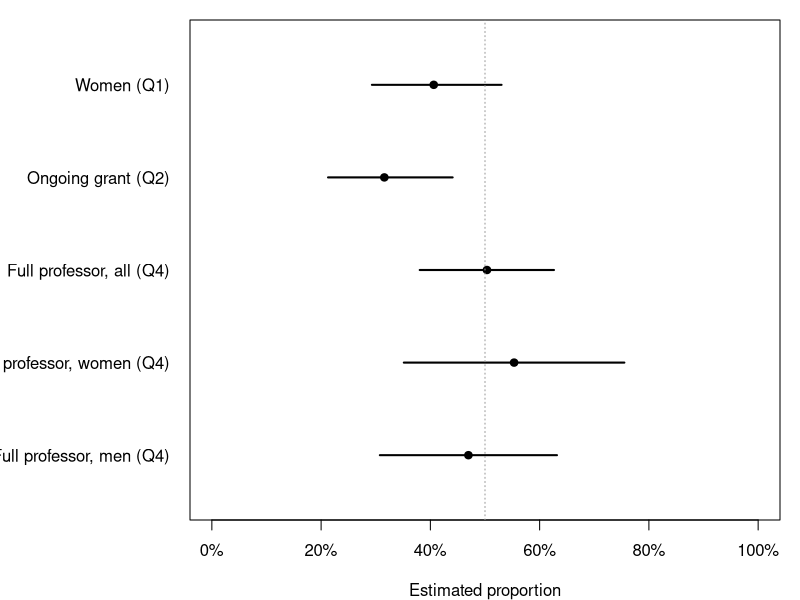

Generate this figure with R:
## ---- chunk 1
#| label: libraries
#| include: false
library(knitr)
library(survey)
## ---- chunk 2
library(survey)
knitr::opts_chunk$set(echo = FALSE, message = FALSE, warning = FALSE)

# Rebuild the strata exactly as in analysis.Rmd (pooled small units)
frame <- read.csv("faculty_counts.csv", stringsAsFactors = FALSE)
pool <- list(
  "Military & PE (pooled)" = c("Air Force ROTC", "Army ROTC", "Navy ROTC",
                               "Health, Wellness & Physical Education"),
  "Small languages (pooled)" = c("International Comparative Studies",
                                 "Slavic & Eurasian Studies", "Romance Studies",
                                 "German Studies"),
  "Dance & Theater (pooled)" = c("Dance", "Theater Studies"),
  "Education & Gender Studies (pooled)" = c("Education",
                                            "Gender, Sexuality & Feminist Studies"),
  "Classical & Religious Studies (pooled)" = c("Classical Studies",
                                               "Religious Studies"))
frame$stratum <- frame$department
for (s in names(pool)) frame$stratum[frame$department %in% pool[[s]]] <- s
N_h <- tapply(frame$total_faculty, frame$stratum, sum)

dat <- read.csv("data.csv", na.strings = c("NA", ""), stringsAsFactors = FALSE)
stopifnot(all(dat$stratum %in% names(N_h)))
n_h <- table(dat$stratum)
dat$N_h <- as.numeric(N_h[dat$stratum])
dat$weight <- dat$N_h / as.numeric(n_h[dat$stratum])
dat$years_since_phd <- ifelse(dat$has_phd %in% 1, 2026 - dat$phd_year, NA)
dat$sex <- factor(dat$female, levels = c(0, 1), labels = c("Men", "Women"))
dat$emeritus <- grepl("meritus", dat$rank_title) | grepl("^Emeritus", dat$notes)
dat$double_listed <- grepl("roster", dat$notes, ignore.case = TRUE) & !dat$emeritus
des <- svydesign(ids = ~1, strata = ~stratum, weights = ~weight,
                 fpc = ~N_h, data = dat)

# helpers for inline numbers
pct <- function(x, d = 1) sprintf("%.*f%%", d, 100 * as.numeric(x))
ci_pct <- function(ci) sprintf("%.1f%% to %.1f%%", 100 * ci[1], 100 * ci[2])

# estimates
d1 <- subset(des, !is.na(female))
q1 <- svyciprop(~female, d1);                        q1_ci <- confint(q1)
d2 <- subset(des, !is.na(ongoing_grant_2026))
q2 <- svyciprop(~ongoing_grant_2026, d2);            q2_ci <- confint(q2)
d3 <- subset(des, has_phd %in% 1 & !is.na(years_since_phd))
q3 <- svymean(~years_since_phd, d3);                 q3_ci <- confint(q3)
q3b <- svyciprop(~I(has_phd == 1), subset(des, !is.na(has_phd)))
q3b_ci <- confint(q3b)
d4 <- subset(des, !is.na(female) & !is.na(full_professor))
q4 <- svyciprop(~full_professor, d4);                q4_ci <- confint(q4)
q4_by <- svyby(~full_professor, ~sex, d4, svymean, vartype = c("se", "ci"),
               covmat = TRUE)
q4_diff <- svycontrast(q4_by, c(-1, 1))
q4_test <- svychisq(~full_professor + sex, d4)
q4_diff_ci <- as.numeric(q4_diff) + c(-1, 1) * 1.96 * as.numeric(SE(q4_diff))

# counts for the text
n_missing <- colSums(is.na(dat[, c("female", "ongoing_grant_2026", "has_phd",
                                   "phd_year", "full_professor")]))
n_phd <- sum(dat$has_phd %in% 1)
n_nophd <- sum(dat$has_phd %in% 0)
n_women <- sum(dat$female %in% 1)
n_men <- sum(dat$female %in% 0)
n_emer <- sum(dat$emeritus)
n_dbl <- sum(dat$double_listed)

# sensitivity: drop emeriti and double-listed faculty from the sample
des2 <- subset(des, !emeritus & !double_listed)
s1 <- svyciprop(~female, subset(des2, !is.na(female)))
s2 <- svyciprop(~ongoing_grant_2026, subset(des2, !is.na(ongoing_grant_2026)))
s3 <- svymean(~years_since_phd, subset(des2, has_phd %in% 1 & !is.na(years_since_phd)))
s4 <- svyciprop(~full_professor, des2)
## ---- chunk 3
res <- data.frame(
  Question = c("1. Women", "2. Ongoing grant in 2026",
               "3. Mean years since Ph.D. (Ph.D. holders)",
               "4a. Full professor, all faculty",
               "4b. Full professor, women",
               "4c. Full professor, men",
               "4d. Difference in full professors (women - men)"),
  Estimate = c(sprintf("%.1f%%", 100 * q1), sprintf("%.1f%%", 100 * q2),
               sprintf("%.1f years", coef(q3)), sprintf("%.1f%%", 100 * q4),
               sprintf("%.1f%%", 100 * q4_by$full_professor[2]),
               sprintf("%.1f%%", 100 * q4_by$full_professor[1]),
               sprintf("%.1f%%", 100 * as.numeric(q4_diff))),
  `95% CI` = c(ci_pct(q1_ci), ci_pct(q2_ci),
               sprintf("%.1f to %.1f years", q3_ci[1], q3_ci[2]),
               ci_pct(q4_ci),
               ci_pct(c(q4_by$ci_l[2], q4_by$ci_u[2])),
               ci_pct(c(q4_by$ci_l[1], q4_by$ci_u[1])),
               sprintf("%.1f%% to %.1f%%", 100 * q4_diff_ci[1], 100 * q4_diff_ci[2])),
  check.names = FALSE)
knitr::kable(res, align = "lrr", caption = "Design-based estimates with 95% confidence intervals (n = 100).")
## ---- chunk 4
est <- c(as.numeric(q1), as.numeric(q2), as.numeric(q4),
         q4_by$full_professor[2], q4_by$full_professor[1])
lo <- c(q1_ci[1], q2_ci[1], q4_ci[1], q4_by$ci_l[2], q4_by$ci_l[1])
hi <- c(q1_ci[2], q2_ci[2], q4_ci[2], q4_by$ci_u[2], q4_by$ci_u[1])
labs <- c("Women (Q1)", "Ongoing grant (Q2)", "Full professor, all (Q4)", "Full professor, women (Q4)", "Full professor, men (Q4)")
par(mar = c(4, 9.5, 1, 1))
y <- rev(seq_along(est))
plot(est, y, xlim = c(0, 1), ylim = c(0.5, length(est) + 0.5), pch = 19,
     yaxt = "n", xaxt = "n", xlab = "Estimated proportion", ylab = "")
segments(lo, y, hi, y, lwd = 2)
axis(1, at = seq(0, 1, 0.2), labels = paste0(seq(0, 100, 20), "%"))
axis(2, at = y, labels = labs, las = 1, tick = FALSE)
abline(v = 0.5, lty = 3, col = "grey60")
## ---- chunk 5
sens <- data.frame(
  Question = c("1. Women", "2. Ongoing grant", "3. Mean years since Ph.D.",
               "4a. Full professor, all"),
  `All 100` = c(sprintf("%.1f%%", 100 * q1), sprintf("%.1f%%", 100 * q2),
                sprintf("%.1f", coef(q3)), sprintf("%.1f%%", 100 * q4)),
  `Without emeriti and double-listed` = c(sprintf("%.1f%%", 100 * s1),
                                         sprintf("%.1f%%", 100 * s2),
                                         sprintf("%.1f", coef(s3)),
                                         sprintf("%.1f%%", 100 * s4)),
  check.names = FALSE)
knitr::kable(sens, align = "lrr", caption = sprintf("Sensitivity: excluding the %d emeriti and double-listed faculty (the remaining %d are kept in the design)", n_emer + n_dbl, nrow(dat) - n_emer - n_dbl))
## ---- chunk 6
#| label: allocation
#| echo: true
frame <- read.csv("faculty_counts.csv", stringsAsFactors = FALSE)
N <- sum(frame$total_faculty)
n <- 100

# Pool units too small to receive 2 sampled faculty on their own
pool <- list(
  "Military & PE (pooled)" = c("Air Force ROTC", "Army ROTC", "Navy ROTC",
                               "Health, Wellness & Physical Education"),
  "Small languages (pooled)" = c("International Comparative Studies",
                                 "Slavic & Eurasian Studies", "Romance Studies",
                                 "German Studies"),
  "Dance & Theater (pooled)" = c("Dance", "Theater Studies"),
  "Education & Gender Studies (pooled)" = c("Education",
                                            "Gender, Sexuality & Feminist Studies"),
  "Classical & Religious Studies (pooled)" = c("Classical Studies",
                                               "Religious Studies")
)
frame$stratum <- frame$department
for (s in names(pool)) frame$stratum[frame$department %in% pool[[s]]] <- s

strata <- aggregate(total_faculty ~ stratum, data = frame, FUN = sum)
names(strata)[2] <- "N_h"

# Proportional allocation with largest-remainder rounding
strata$exact <- n * strata$N_h / N
strata$n_h <- floor(strata$exact)
short <- n - sum(strata$n_h)
bump <- order(strata$exact - strata$n_h, decreasing = TRUE)[seq_len(short)]
strata$n_h[bump] <- strata$n_h[bump] + 1

# Inclusion probabilities and design weights
strata$pi <- strata$n_h / strata$N_h
strata$weight <- strata$N_h / strata$n_h

stopifnot(sum(strata$n_h) == n, all(strata$n_h >= 2),
          isTRUE(all.equal(sum(strata$n_h * strata$weight), N)))
## ---- chunk 7
#| label: alloc-table
kable(strata[order(strata$stratum),
             c("stratum", "N_h", "exact", "n_h", "pi", "weight")],
      row.names = FALSE, digits = c(0, 0, 2, 0, 3, 2),
      col.names = c("Stratum", "$N_h$", "$nN_h/N$", "$n_h$",
                    "$\\pi_i = n_h/N_h$", "$1/\\pi_i = N_h/n_h$"),
      caption = "Proportional allocation and design weights by stratum")
